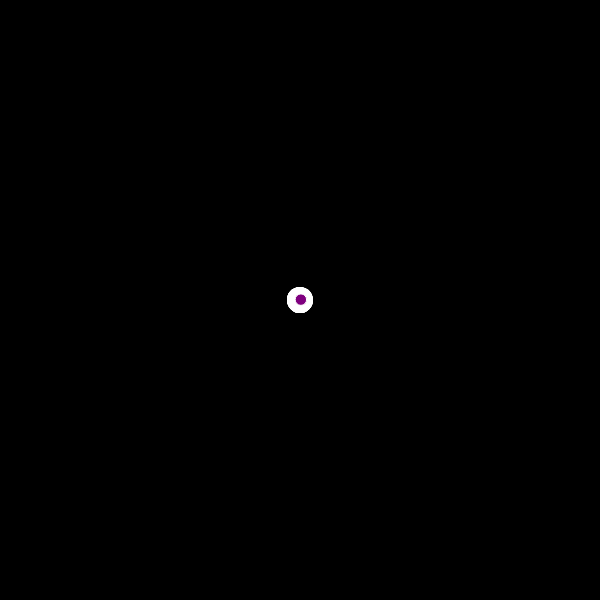
Frame 1 (no input)
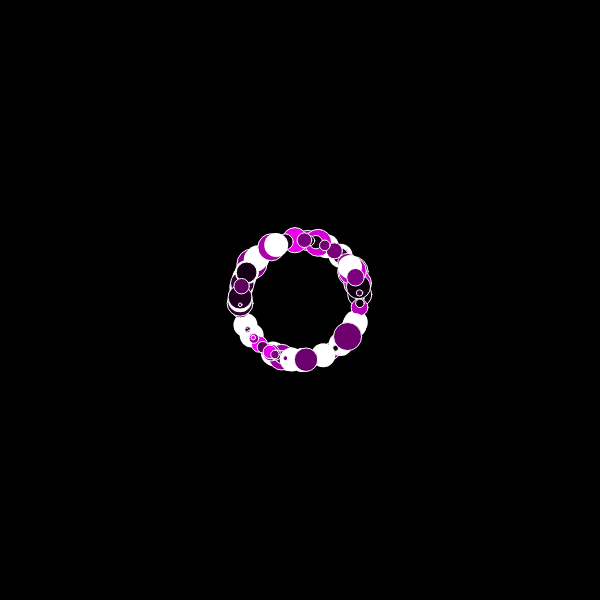
Frame 60 (no input)
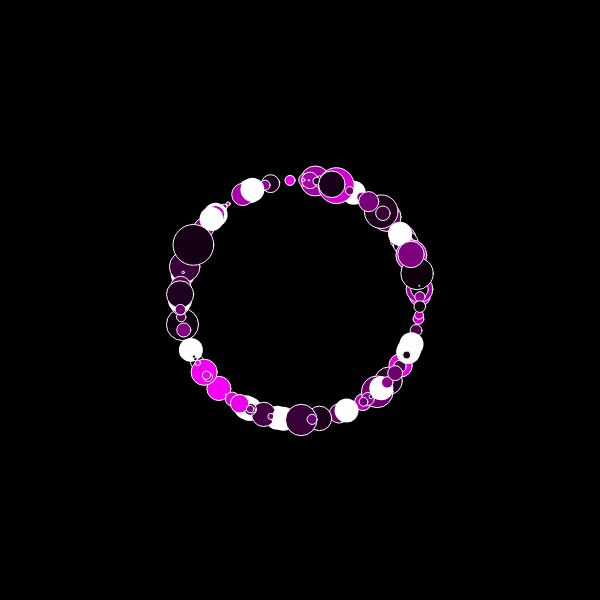
Frame 120 (the mouse pressed at the canvas centre since frame 60)

The p5.js sketch that drew these frames (run headless with seeded random() and noise() and a simulated clock; from frame 60 on, the mouse is pressed at the canvas centre):

// p5.js sketch
// ── sketch.js
let particles = [];

function setup() {
  createCanvas(600,600);
  for (let i =0; i < 200;i++)
    {
      if (random(1) < 0.1){
      particles[i] = new Particle1 (300,300);
      } else{
      particles[i] = new SquareP (300,300);
    }
  }
}


function draw() {
  background(0);
  //here is where polyformysim enters in
  for (let p of particles){
    p.update();
    p.show();
  }
}

// ── particle1.js
class Particle1 extends p5.Vector {
  constructor(x,y) {
    super(x,y);
    this.vel = p5.Vector.random2D();
  }

 update() {
   this.add(this.vel);
    }

  show() {

    stroke(255);
    strokeWeight(24);
    point(this.x,this.y);
    }
}

// ── square.js
class SquareP extends Particle1 {
  constructor(x,y) {
    super(x,y);
    this.bright = random(0,255); // augmentation
    this.r = 10
  }

  // override
  update() {
    super.update();
    this.r += random(-2,2);
  }


  show() {
    strokeWeight(1);
    stroke(255);
    fill(this.bright,-(this.bright),this.bright);
    ellipse(this.x,this.y,this.r,this.r)
  }

}
